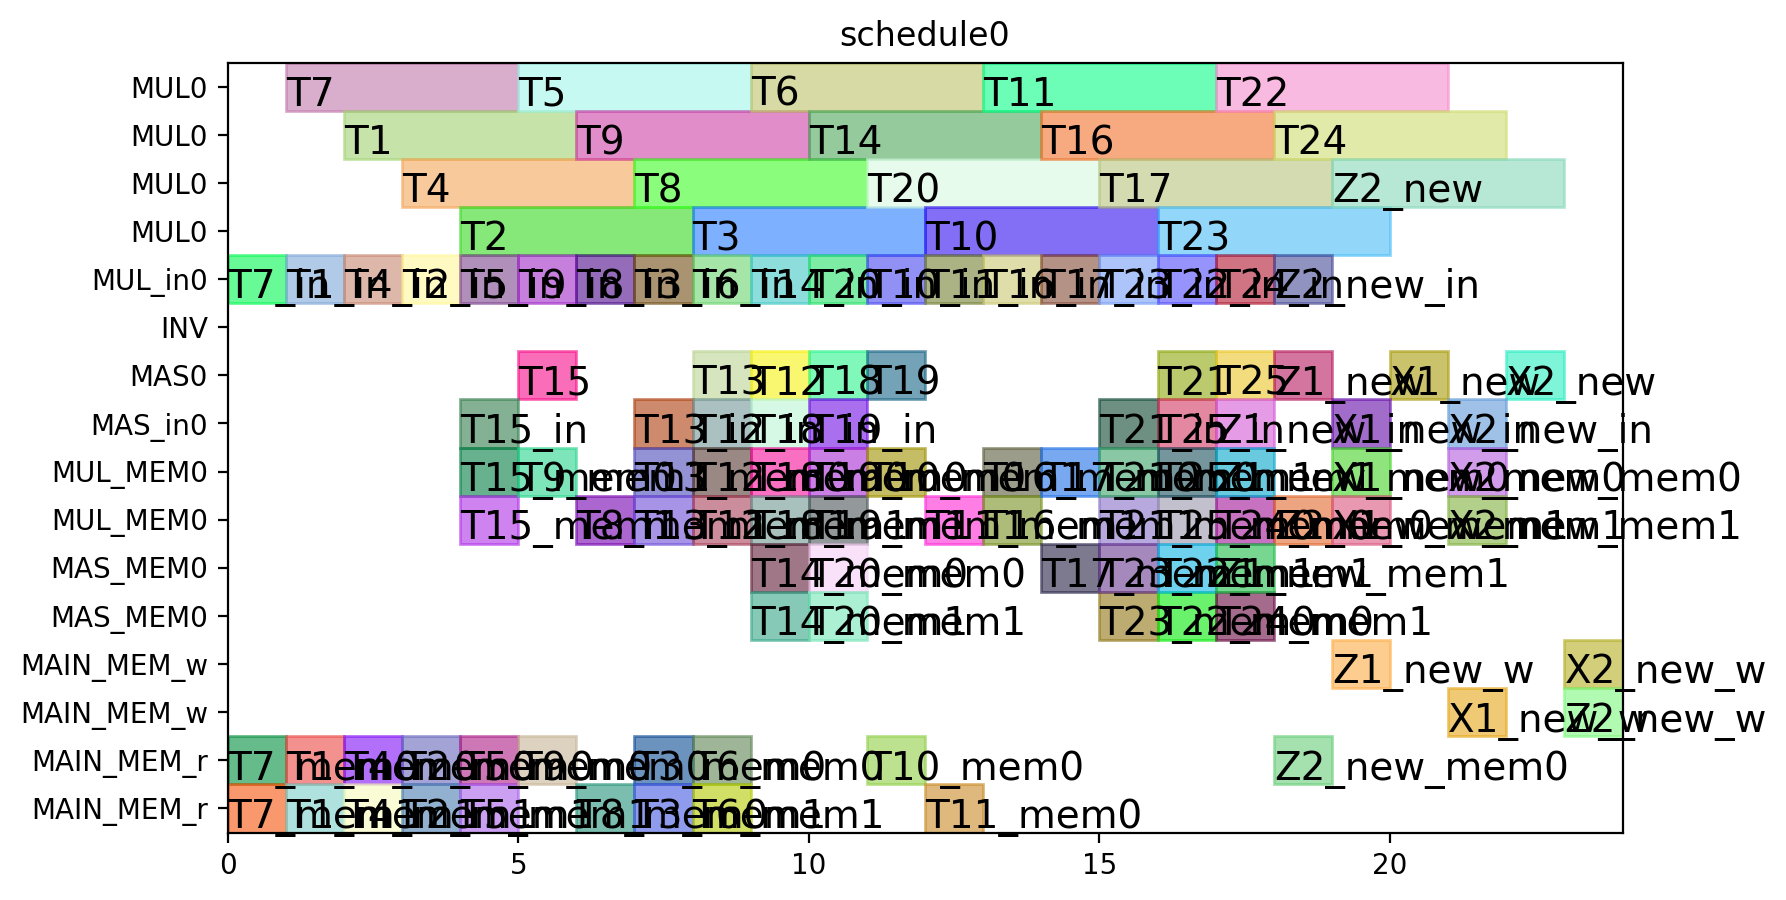

Python code for this plot:
from pyschedule import Scenario, solvers, plotters, alt


def solve():
	horizon = 90
	S = Scenario("schedule0", horizon=horizon)

	# resource
	MUL = S.Resources('MUL', num=1, size=4)
	MUL_in = S.Resources('MUL_in', num=1)
	INV = S.Resource('INV')
	MAS = S.Resources('MAS', num=1, size=1, periods=range(1, horizon))
	MAS_in = S.Resources('MAS_in', num=1)
	MUL_MEM = S.Resources('MUL_MEM', num=1, size=2)
	MAS_MEM = S.Resources('MAS_MEM', num=1, size=2)
	MAIN_MEM_w = S.Resource('MAIN_MEM_w', size=2)
	MAIN_MEM_r = S.Resource('MAIN_MEM_r', size=2)

	# result of previous scheduling

	# new tasks
	T1_in = S.Task('T1_in', length=1, delay_cost=1)
	T1_in += alt(MUL_in)
	T1 = S.Task('T1', length=4, delay_cost=1)
	T1 += alt(MUL)
	S += T1>=T1_in

	T1_mem0 = S.Task('T1_mem0', length=1, delay_cost=1)
	T1_mem0 += MAIN_MEM_r
	S += T1_mem0 <= T1

	T1_mem1 = S.Task('T1_mem1', length=1, delay_cost=1)
	T1_mem1 += MAIN_MEM_r
	S += T1_mem1 <= T1

	T2_in = S.Task('T2_in', length=1, delay_cost=1)
	T2_in += alt(MUL_in)
	T2 = S.Task('T2', length=4, delay_cost=1)
	T2 += alt(MUL)
	S += T2>=T2_in

	T2_mem0 = S.Task('T2_mem0', length=1, delay_cost=1)
	T2_mem0 += MAIN_MEM_r
	S += T2_mem0 <= T2

	T2_mem1 = S.Task('T2_mem1', length=1, delay_cost=1)
	T2_mem1 += MAIN_MEM_r
	S += T2_mem1 <= T2

	T3_in = S.Task('T3_in', length=1, delay_cost=1)
	T3_in += alt(MUL_in)
	T3 = S.Task('T3', length=4, delay_cost=1)
	T3 += alt(MUL)
	S += T3>=T3_in

	T3_mem0 = S.Task('T3_mem0', length=1, delay_cost=1)
	T3_mem0 += MAIN_MEM_r
	S += T3_mem0 <= T3

	T3_mem1 = S.Task('T3_mem1', length=1, delay_cost=1)
	T3_mem1 += MAIN_MEM_r
	S += T3_mem1 <= T3

	T4_in = S.Task('T4_in', length=1, delay_cost=1)
	T4_in += alt(MUL_in)
	T4 = S.Task('T4', length=4, delay_cost=1)
	T4 += alt(MUL)
	S += T4>=T4_in

	T4_mem0 = S.Task('T4_mem0', length=1, delay_cost=1)
	T4_mem0 += MAIN_MEM_r
	S += T4_mem0 <= T4

	T4_mem1 = S.Task('T4_mem1', length=1, delay_cost=1)
	T4_mem1 += MAIN_MEM_r
	S += T4_mem1 <= T4

	T5_in = S.Task('T5_in', length=1, delay_cost=1)
	T5_in += alt(MUL_in)
	T5 = S.Task('T5', length=4, delay_cost=1)
	T5 += alt(MUL)
	S += T5>=T5_in

	T5_mem0 = S.Task('T5_mem0', length=1, delay_cost=1)
	T5_mem0 += MAIN_MEM_r
	S += T5_mem0 <= T5

	T5_mem1 = S.Task('T5_mem1', length=1, delay_cost=1)
	T5_mem1 += MAIN_MEM_r
	S += T5_mem1 <= T5

	T6_in = S.Task('T6_in', length=1, delay_cost=1)
	T6_in += alt(MUL_in)
	T6 = S.Task('T6', length=4, delay_cost=1)
	T6 += alt(MUL)
	S += T6>=T6_in

	T6_mem0 = S.Task('T6_mem0', length=1, delay_cost=1)
	T6_mem0 += MAIN_MEM_r
	S += T6_mem0 <= T6

	T6_mem1 = S.Task('T6_mem1', length=1, delay_cost=1)
	T6_mem1 += MAIN_MEM_r
	S += T6_mem1 <= T6

	T7_in = S.Task('T7_in', length=1, delay_cost=1)
	T7_in += alt(MUL_in)
	T7 = S.Task('T7', length=4, delay_cost=1)
	T7 += alt(MUL)
	S += T7>=T7_in

	T7_mem0 = S.Task('T7_mem0', length=1, delay_cost=1)
	T7_mem0 += MAIN_MEM_r
	S += T7_mem0 <= T7

	T7_mem1 = S.Task('T7_mem1', length=1, delay_cost=1)
	T7_mem1 += MAIN_MEM_r
	S += T7_mem1 <= T7

	T8_in = S.Task('T8_in', length=1, delay_cost=1)
	T8_in += alt(MUL_in)
	T8 = S.Task('T8', length=4, delay_cost=1)
	T8 += alt(MUL)
	S += T8>=T8_in

	T8_mem0 = S.Task('T8_mem0', length=1, delay_cost=1)
	T8_mem0 += MAIN_MEM_r
	S += T8_mem0 <= T8

	T8_mem1 = S.Task('T8_mem1', length=1, delay_cost=1)
	T8_mem1 += alt(MUL_MEM)
	S += (T1*MUL[0])-1 < T8_mem1*MUL_MEM[0]
	S += T8_mem1 <= T8

	T9_in = S.Task('T9_in', length=1, delay_cost=1)
	T9_in += alt(MUL_in)
	T9 = S.Task('T9', length=4, delay_cost=1)
	T9 += alt(MUL)
	S += T9>=T9_in

	T9_mem0 = S.Task('T9_mem0', length=1, delay_cost=1)
	T9_mem0 += MAIN_MEM_r
	S += T9_mem0 <= T9

	T9_mem1 = S.Task('T9_mem1', length=1, delay_cost=1)
	T9_mem1 += alt(MUL_MEM)
	S += (T1*MUL[0])-1 < T9_mem1*MUL_MEM[0]
	S += T9_mem1 <= T9

	T10_in = S.Task('T10_in', length=1, delay_cost=1)
	T10_in += alt(MUL_in)
	T10 = S.Task('T10', length=4, delay_cost=1)
	T10 += alt(MUL)
	S += T10>=T10_in

	T10_mem0 = S.Task('T10_mem0', length=1, delay_cost=1)
	T10_mem0 += MAIN_MEM_r
	S += T10_mem0 <= T10

	T10_mem1 = S.Task('T10_mem1', length=1, delay_cost=1)
	T10_mem1 += alt(MUL_MEM)
	S += (T3*MUL[0])-1 < T10_mem1*MUL_MEM[0]
	S += T10_mem1 <= T10

	T11_in = S.Task('T11_in', length=1, delay_cost=1)
	T11_in += alt(MUL_in)
	T11 = S.Task('T11', length=4, delay_cost=1)
	T11 += alt(MUL)
	S += T11>=T11_in

	T11_mem0 = S.Task('T11_mem0', length=1, delay_cost=1)
	T11_mem0 += MAIN_MEM_r
	S += T11_mem0 <= T11

	T11_mem1 = S.Task('T11_mem1', length=1, delay_cost=1)
	T11_mem1 += alt(MUL_MEM)
	S += (T3*MUL[0])-1 < T11_mem1*MUL_MEM[0]
	S += T11_mem1 <= T11

	T12_in = S.Task('T12_in', length=1, delay_cost=1)
	T12_in += alt(MAS_in)
	T12 = S.Task('T12', length=1, delay_cost=1)
	T12 += alt(MAS)

	S += T12>=T12_in

	T12_mem0 = S.Task('T12_mem0', length=1, delay_cost=1)
	T12_mem0 += alt(MUL_MEM)
	S += (T4*MUL[0])-1 < T12_mem0*MUL_MEM[0]
	S += T12_mem0 <= T12

	T12_mem1 = S.Task('T12_mem1', length=1, delay_cost=1)
	T12_mem1 += alt(MUL_MEM)
	S += (T2*MUL[0])-1 < T12_mem1*MUL_MEM[0]
	S += T12_mem1 <= T12

	T13_in = S.Task('T13_in', length=1, delay_cost=1)
	T13_in += alt(MAS_in)
	T13 = S.Task('T13', length=1, delay_cost=1)
	T13 += alt(MAS)

	S += T13>=T13_in

	T13_mem0 = S.Task('T13_mem0', length=1, delay_cost=1)
	T13_mem0 += alt(MUL_MEM)
	S += (T4*MUL[0])-1 < T13_mem0*MUL_MEM[0]
	S += T13_mem0 <= T13

	T13_mem1 = S.Task('T13_mem1', length=1, delay_cost=1)
	T13_mem1 += alt(MUL_MEM)
	S += (T2*MUL[0])-1 < T13_mem1*MUL_MEM[0]
	S += T13_mem1 <= T13

	T15_in = S.Task('T15_in', length=1, delay_cost=1)
	T15_in += alt(MAS_in)
	T15 = S.Task('T15', length=1, delay_cost=1)
	T15 += alt(MAS)

	S += T15>=T15_in

	T15_mem0 = S.Task('T15_mem0', length=1, delay_cost=1)
	T15_mem0 += alt(MUL_MEM)
	S += (T7*MUL[0])-1 < T15_mem0*MUL_MEM[0]
	S += T15_mem0 <= T15

	T15_mem1 = S.Task('T15_mem1', length=1, delay_cost=1)
	T15_mem1 += alt(MUL_MEM)
	S += (T7*MUL[0])-1 < T15_mem1*MUL_MEM[0]
	S += T15_mem1 <= T15

	T14_in = S.Task('T14_in', length=1, delay_cost=1)
	T14_in += alt(MUL_in)
	T14 = S.Task('T14', length=4, delay_cost=1)
	T14 += alt(MUL)
	S += T14>=T14_in

	T14_mem0 = S.Task('T14_mem0', length=1, delay_cost=1)
	T14_mem0 += alt(MAS_MEM)
	S += (T13*MAS[0])-1 < T14_mem0*MAS_MEM[0]
	S += T14_mem0 <= T14

	T14_mem1 = S.Task('T14_mem1', length=1, delay_cost=1)
	T14_mem1 += alt(MAS_MEM)
	S += (T13*MAS[0])-1 < T14_mem1*MAS_MEM[0]
	S += T14_mem1 <= T14

	T16_in = S.Task('T16_in', length=1, delay_cost=1)
	T16_in += alt(MUL_in)
	T16 = S.Task('T16', length=4, delay_cost=1)
	T16 += alt(MUL)
	S += T16>=T16_in

	T16_mem0 = S.Task('T16_mem0', length=1, delay_cost=1)
	T16_mem0 += alt(MUL_MEM)
	S += (T1*MUL[0])-1 < T16_mem0*MUL_MEM[0]
	S += T16_mem0 <= T16

	T16_mem1 = S.Task('T16_mem1', length=1, delay_cost=1)
	T16_mem1 += alt(MUL_MEM)
	S += (T8*MUL[0])-1 < T16_mem1*MUL_MEM[0]
	S += T16_mem1 <= T16

	T17_in = S.Task('T17_in', length=1, delay_cost=1)
	T17_in += alt(MUL_in)
	T17 = S.Task('T17', length=4, delay_cost=1)
	T17 += alt(MUL)
	S += T17>=T17_in

	T17_mem0 = S.Task('T17_mem0', length=1, delay_cost=1)
	T17_mem0 += alt(MUL_MEM)
	S += (T8*MUL[0])-1 < T17_mem0*MUL_MEM[0]
	S += T17_mem0 <= T17

	T17_mem1 = S.Task('T17_mem1', length=1, delay_cost=1)
	T17_mem1 += alt(MAS_MEM)
	S += (T15*MAS[0])-1 < T17_mem1*MAS_MEM[0]
	S += T17_mem1 <= T17

	T18_in = S.Task('T18_in', length=1, delay_cost=1)
	T18_in += alt(MAS_in)
	T18 = S.Task('T18', length=1, delay_cost=1)
	T18 += alt(MAS)

	S += T18>=T18_in

	T18_mem0 = S.Task('T18_mem0', length=1, delay_cost=1)
	T18_mem0 += alt(MUL_MEM)
	S += (T5*MUL[0])-1 < T18_mem0*MUL_MEM[0]
	S += T18_mem0 <= T18

	T18_mem1 = S.Task('T18_mem1', length=1, delay_cost=1)
	T18_mem1 += alt(MUL_MEM)
	S += (T9*MUL[0])-1 < T18_mem1*MUL_MEM[0]
	S += T18_mem1 <= T18

	T19_in = S.Task('T19_in', length=1, delay_cost=1)
	T19_in += alt(MAS_in)
	T19 = S.Task('T19', length=1, delay_cost=1)
	T19 += alt(MAS)

	S += T19>=T19_in

	T19_mem0 = S.Task('T19_mem0', length=1, delay_cost=1)
	T19_mem0 += alt(MUL_MEM)
	S += (T5*MUL[0])-1 < T19_mem0*MUL_MEM[0]
	S += T19_mem0 <= T19

	T19_mem1 = S.Task('T19_mem1', length=1, delay_cost=1)
	T19_mem1 += alt(MUL_MEM)
	S += (T9*MUL[0])-1 < T19_mem1*MUL_MEM[0]
	S += T19_mem1 <= T19

	T21_in = S.Task('T21_in', length=1, delay_cost=1)
	T21_in += alt(MAS_in)
	T21 = S.Task('T21', length=1, delay_cost=1)
	T21 += alt(MAS)

	S += T21>=T21_in

	T21_mem0 = S.Task('T21_mem0', length=1, delay_cost=1)
	T21_mem0 += alt(MUL_MEM)
	S += (T6*MUL[0])-1 < T21_mem0*MUL_MEM[0]
	S += T21_mem0 <= T21

	T21_mem1 = S.Task('T21_mem1', length=1, delay_cost=1)
	T21_mem1 += alt(MUL_MEM)
	S += (T10*MUL[0])-1 < T21_mem1*MUL_MEM[0]
	S += T21_mem1 <= T21

	T24_in = S.Task('T24_in', length=1, delay_cost=1)
	T24_in += alt(MUL_in)
	T24 = S.Task('T24', length=4, delay_cost=1)
	T24 += alt(MUL)
	S += T24>=T24_in

	T24_mem0 = S.Task('T24_mem0', length=1, delay_cost=1)
	T24_mem0 += alt(MUL_MEM)
	S += (T11*MUL[0])-1 < T24_mem0*MUL_MEM[0]
	S += T24_mem0 <= T24

	T24_mem1 = S.Task('T24_mem1', length=1, delay_cost=1)
	T24_mem1 += alt(MAS_MEM)
	S += (T12*MAS[0])-1 < T24_mem1*MAS_MEM[0]
	S += T24_mem1 <= T24

	T20_in = S.Task('T20_in', length=1, delay_cost=1)
	T20_in += alt(MUL_in)
	T20 = S.Task('T20', length=4, delay_cost=1)
	T20 += alt(MUL)
	S += T20>=T20_in

	T20_mem0 = S.Task('T20_mem0', length=1, delay_cost=1)
	T20_mem0 += alt(MAS_MEM)
	S += (T15*MAS[0])-1 < T20_mem0*MAS_MEM[0]
	S += T20_mem0 <= T20

	T20_mem1 = S.Task('T20_mem1', length=1, delay_cost=1)
	T20_mem1 += alt(MAS_MEM)
	S += (T18*MAS[0])-1 < T20_mem1*MAS_MEM[0]
	S += T20_mem1 <= T20

	T22_in = S.Task('T22_in', length=1, delay_cost=1)
	T22_in += alt(MUL_in)
	T22 = S.Task('T22', length=4, delay_cost=1)
	T22 += alt(MUL)
	S += T22>=T22_in

	T22_mem0 = S.Task('T22_mem0', length=1, delay_cost=1)
	T22_mem0 += alt(MAS_MEM)
	S += (T21*MAS[0])-1 < T22_mem0*MAS_MEM[0]
	S += T22_mem0 <= T22

	T22_mem1 = S.Task('T22_mem1', length=1, delay_cost=1)
	T22_mem1 += alt(MAS_MEM)
	S += (T21*MAS[0])-1 < T22_mem1*MAS_MEM[0]
	S += T22_mem1 <= T22

	T23_in = S.Task('T23_in', length=1, delay_cost=1)
	T23_in += alt(MUL_in)
	T23 = S.Task('T23', length=4, delay_cost=1)
	T23 += alt(MUL)
	S += T23>=T23_in

	T23_mem0 = S.Task('T23_mem0', length=1, delay_cost=1)
	T23_mem0 += alt(MAS_MEM)
	S += (T19*MAS[0])-1 < T23_mem0*MAS_MEM[0]
	S += T23_mem0 <= T23

	T23_mem1 = S.Task('T23_mem1', length=1, delay_cost=1)
	T23_mem1 += alt(MAS_MEM)
	S += (T19*MAS[0])-1 < T23_mem1*MAS_MEM[0]
	S += T23_mem1 <= T23

	T25_in = S.Task('T25_in', length=1, delay_cost=1)
	T25_in += alt(MAS_in)
	T25 = S.Task('T25', length=1, delay_cost=1)
	T25 += alt(MAS)

	S += T25>=T25_in

	T25_mem0 = S.Task('T25_mem0', length=1, delay_cost=1)
	T25_mem0 += alt(MUL_MEM)
	S += (T20*MUL[0])-1 < T25_mem0*MUL_MEM[0]
	S += T25_mem0 <= T25

	T25_mem1 = S.Task('T25_mem1', length=1, delay_cost=1)
	T25_mem1 += alt(MUL_MEM)
	S += (T20*MUL[0])-1 < T25_mem1*MUL_MEM[0]
	S += T25_mem1 <= T25

	Z2_new_in = S.Task('Z2_new_in', length=1, delay_cost=1)
	Z2_new_in += alt(MUL_in)
	Z2_new = S.Task('Z2_new', length=4, delay_cost=1)
	Z2_new += alt(MUL)
	S += Z2_new>=Z2_new_in

	S += 0<Z2_new

	Z2_new_mem0 = S.Task('Z2_new_mem0', length=1, delay_cost=1)
	Z2_new_mem0 += MAIN_MEM_r
	S += Z2_new_mem0 <= Z2_new

	Z2_new_mem1 = S.Task('Z2_new_mem1', length=1, delay_cost=1)
	Z2_new_mem1 += alt(MUL_MEM)
	S += (T14*MUL[0])-1 < Z2_new_mem1*MUL_MEM[0]
	S += Z2_new_mem1 <= Z2_new

	Z2_new_w = S.Task('Z2_new_w', length=1, delay_cost=1)
	Z2_new_w += alt(MAIN_MEM_w)
	S += Z2_new <= Z2_new_w

	X2_new_in = S.Task('X2_new_in', length=1, delay_cost=1)
	X2_new_in += alt(MAS_in)
	X2_new = S.Task('X2_new', length=1, delay_cost=1)
	X2_new += alt(MAS)

	S += X2_new>=X2_new_in

	S += 0<X2_new

	X2_new_mem0 = S.Task('X2_new_mem0', length=1, delay_cost=1)
	X2_new_mem0 += alt(MUL_MEM)
	S += (T22*MUL[0])-1 < X2_new_mem0*MUL_MEM[0]
	S += X2_new_mem0 <= X2_new

	X2_new_mem1 = S.Task('X2_new_mem1', length=1, delay_cost=1)
	X2_new_mem1 += alt(MUL_MEM)
	S += (T24*MUL[0])-1 < X2_new_mem1*MUL_MEM[0]
	S += X2_new_mem1 <= X2_new

	X2_new_w = S.Task('X2_new_w', length=1, delay_cost=1)
	X2_new_w += alt(MAIN_MEM_w)
	S += X2_new <= X2_new_w

	X1_new_in = S.Task('X1_new_in', length=1, delay_cost=1)
	X1_new_in += alt(MAS_in)
	X1_new = S.Task('X1_new', length=1, delay_cost=1)
	X1_new += alt(MAS)

	S += X1_new>=X1_new_in

	S += 0<X1_new

	X1_new_mem0 = S.Task('X1_new_mem0', length=1, delay_cost=1)
	X1_new_mem0 += alt(MUL_MEM)
	S += (T23*MUL[0])-1 < X1_new_mem0*MUL_MEM[0]
	S += X1_new_mem0 <= X1_new

	X1_new_mem1 = S.Task('X1_new_mem1', length=1, delay_cost=1)
	X1_new_mem1 += alt(MUL_MEM)
	S += (T17*MUL[0])-1 < X1_new_mem1*MUL_MEM[0]
	S += X1_new_mem1 <= X1_new

	X1_new_w = S.Task('X1_new_w', length=1, delay_cost=1)
	X1_new_w += alt(MAIN_MEM_w)
	S += X1_new <= X1_new_w

	Z1_new_in = S.Task('Z1_new_in', length=1, delay_cost=1)
	Z1_new_in += alt(MAS_in)
	Z1_new = S.Task('Z1_new', length=1, delay_cost=1)
	Z1_new += alt(MAS)

	S += Z1_new>=Z1_new_in

	S += 0<Z1_new

	Z1_new_mem0 = S.Task('Z1_new_mem0', length=1, delay_cost=1)
	Z1_new_mem0 += alt(MUL_MEM)
	S += (T16*MUL[0])-1 < Z1_new_mem0*MUL_MEM[0]
	S += Z1_new_mem0 <= Z1_new

	Z1_new_mem1 = S.Task('Z1_new_mem1', length=1, delay_cost=1)
	Z1_new_mem1 += alt(MAS_MEM)
	S += (T25*MAS[0])-1 < Z1_new_mem1*MAS_MEM[0]
	S += Z1_new_mem1 <= Z1_new

	Z1_new_w = S.Task('Z1_new_w', length=1, delay_cost=1)
	Z1_new_w += alt(MAIN_MEM_w)
	S += Z1_new <= Z1_new_w

	solvers.mip.solve(S,msg=1,kind='CPLEX',ratio_gap=1.01)

	solution = [['hoge']*len(S.solution()[1]) for i in range(len(S.solution()))]
	for i in range(len(S.solution())):
		for j in range(len(S.solution()[i])):
			solution[i][j]=str(S.solution()[i][j])
	print(solution)

	cycles = int(solution[-1][3])

	pic_file_name = "/home/mfukuda/ABE/python/gen_inst/multiRAM/scheduling_result/ladderMul_mul1_4_add1_1/schedule0.png"
	if(S.solution() != []):
		plotters.matplotlib.plot(S,img_filename=pic_file_name, fig_size=(cycles*0.25+3, 5))

	return solution
